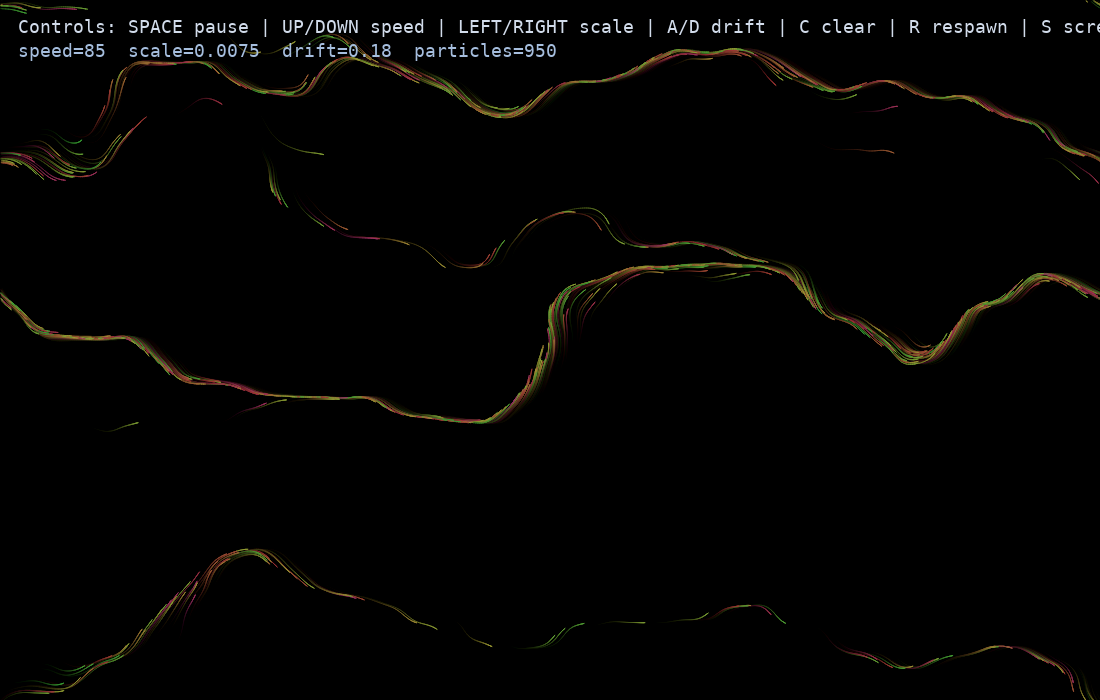

Generate this figure with Python:
"""Interactive Perlin flow field playground."""

from __future__ import annotations

import argparse
import math
import random
from dataclasses import dataclass
from pathlib import Path

import pygame as pg


def smoothstep(t: float) -> float:
    return 6.0 * t**5 - 15.0 * t**4 + 10.0 * t**3


def lerp(t: float, a: float, b: float) -> float:
    return a + t * (b - a)


def gradient(ix: int, iy: int, seed: int) -> tuple[float, float]:
    # Deterministic integer hash -> angle in [0, 2pi).
    h = ix * 374761393 + iy * 668265263 + seed * 700001
    h = (h ^ (h >> 13)) * 1274126177
    h ^= h >> 16
    angle = (h & 0xFFFFFFFF) / 0xFFFFFFFF * (2.0 * math.pi)
    return math.cos(angle), math.sin(angle)


def perlin_2d(x: float, y: float, seed: int) -> float:
    x0 = math.floor(x)
    y0 = math.floor(y)
    x1 = x0 + 1
    y1 = y0 + 1

    gx0y0 = gradient(x0, y0, seed)
    gx0y1 = gradient(x0, y1, seed)
    gx1y0 = gradient(x1, y0, seed)
    gx1y1 = gradient(x1, y1, seed)

    dx0 = x - x0
    dx1 = x - x1
    dy0 = y - y0
    dy1 = y - y1

    d00 = gx0y0[0] * dx0 + gx0y0[1] * dy0
    d01 = gx0y1[0] * dx0 + gx0y1[1] * dy1
    d10 = gx1y0[0] * dx1 + gx1y0[1] * dy0
    d11 = gx1y1[0] * dx1 + gx1y1[1] * dy1

    sx = smoothstep(dx0)
    sy = smoothstep(dy0)
    nx0 = lerp(sx, d00, d10)
    nx1 = lerp(sx, d01, d11)
    return lerp(sy, nx0, nx1) / math.sqrt(2.0)


def fractal_perlin(x: float, y: float, seed: int, octaves: int = 3) -> float:
    value = 0.0
    amplitude = 1.0
    frequency = 1.0
    amp_sum = 0.0
    for _ in range(octaves):
        value += amplitude * perlin_2d(x * frequency, y * frequency, seed)
        amp_sum += amplitude
        amplitude *= 0.5
        frequency *= 2.0
    return value / amp_sum


@dataclass
class FlowField:
    scale: float
    drift: float
    seed: int

    def heading(self, x: float, y: float, t: float) -> tuple[float, float]:
        px = x * self.scale + self.drift * t
        py = y * self.scale
        n = fractal_perlin(px, py, self.seed)
        angle = 2.0 * math.pi * n
        return math.cos(angle), math.sin(angle)


@dataclass
class Particle:
    x: float
    y: float
    speed_scale: float
    hue: float


def spawn_particles(n: int, width: int, height: int, rng: random.Random) -> list[Particle]:
    particles: list[Particle] = []
    for _ in range(n):
        particles.append(
            Particle(
                x=rng.uniform(0, width),
                y=rng.uniform(0, height),
                speed_scale=rng.uniform(0.6, 1.4),
                hue=rng.uniform(165.0, 310.0),
            )
        )
    return particles


def make_color(hue: float) -> pg.Color:
    color = pg.Color(0, 0, 0)
    color.hsva = (hue % 360.0, 70.0, 100.0, 60.0)
    return color


def run(demo: bool = False, demo_seconds: float = 14.0) -> Path | None:
    pg.init()

    width, height = 1100, 700
    screen = pg.display.set_mode((width, height))
    pg.display.set_caption("Perlin Flow Playground")
    clock = pg.time.Clock()

    rng = random.Random(7)
    field = FlowField(scale=0.0075, drift=0.18, seed=137)
    particle_count = 950
    base_speed = 85.0
    particles = spawn_particles(particle_count, width, height, rng)

    trails = pg.Surface((width, height), flags=pg.SRCALPHA)
    fade = pg.Surface((width, height), flags=pg.SRCALPHA)
    fade.fill((0, 0, 0, 16))

    paused = False
    sim_time = 0.0
    screenshot = Path(__file__).with_name("perlin_flow_playground.png")
    running = True

    while running:
        dt = min(clock.tick(60) / 1000.0, 0.05)
        if demo:
            dt = 1.0 / 60.0

        for event in pg.event.get():
            if event.type == pg.QUIT:
                running = False
            if event.type == pg.KEYDOWN:
                if event.key == pg.K_ESCAPE:
                    running = False
                elif event.key == pg.K_SPACE:
                    paused = not paused
                elif event.key == pg.K_r:
                    particles = spawn_particles(particle_count, width, height, rng)
                    trails.fill((0, 0, 0, 0))
                elif event.key == pg.K_c:
                    trails.fill((0, 0, 0, 0))
                elif event.key == pg.K_s:
                    pg.image.save(screen, screenshot)
                elif event.key == pg.K_UP:
                    base_speed = min(base_speed + 12.0, 260.0)
                elif event.key == pg.K_DOWN:
                    base_speed = max(base_speed - 12.0, 12.0)
                elif event.key == pg.K_RIGHT:
                    field.scale = min(field.scale + 0.0008, 0.03)
                elif event.key == pg.K_LEFT:
                    field.scale = max(field.scale - 0.0008, 0.001)
                elif event.key == pg.K_d:
                    field.drift = min(field.drift + 0.02, 1.0)
                elif event.key == pg.K_a:
                    field.drift = max(field.drift - 0.02, 0.0)

        if not paused:
            sim_time += dt
            trails.blit(fade, (0, 0))
            for p in particles:
                hx, hy = field.heading(p.x, p.y, sim_time)
                x_prev, y_prev = p.x, p.y
                speed = base_speed * p.speed_scale
                p.x = (p.x + hx * speed * dt) % width
                p.y = (p.y + hy * speed * dt) % height
                if abs(p.x - x_prev) < width * 0.5 and abs(p.y - y_prev) < height * 0.5:
                    pg.draw.aaline(trails, make_color(p.hue + sim_time * 12.0), (x_prev, y_prev), (p.x, p.y))

        screen.fill((8, 10, 15))
        screen.blit(trails, (0, 0))

        overlay = (
            "Controls: SPACE pause | UP/DOWN speed | LEFT/RIGHT scale | A/D drift | "
            "C clear | R respawn | S screenshot | ESC quit"
        )
        font = pg.font.SysFont("dejavusansmono", 18)
        text = font.render(overlay, True, (210, 220, 235))
        screen.blit(text, (18, 16))
        status = (
            f"speed={base_speed:.0f}  scale={field.scale:.4f}  drift={field.drift:.2f}  "
            f"particles={particle_count}"
        )
        status_text = font.render(status, True, (166, 190, 222))
        screen.blit(status_text, (18, 40))

        pg.display.flip()

        if demo and sim_time >= demo_seconds:
            pg.image.save(screen, screenshot)
            running = False

    pg.quit()
    return screenshot if demo else None


def main() -> None:
    parser = argparse.ArgumentParser(description="Perlin Flow Playground")
    parser.add_argument(
        "--demo",
        action="store_true",
        help="Run headless-style demo loop and save a screenshot.",
    )
    parser.add_argument(
        "--demo-seconds",
        type=float,
        default=14.0,
        help="Simulation duration used for --demo mode.",
    )
    args = parser.parse_args()
    output = run(demo=args.demo, demo_seconds=args.demo_seconds)
    if output is not None:
        print(output)


if __name__ == "__main__":
    main()
